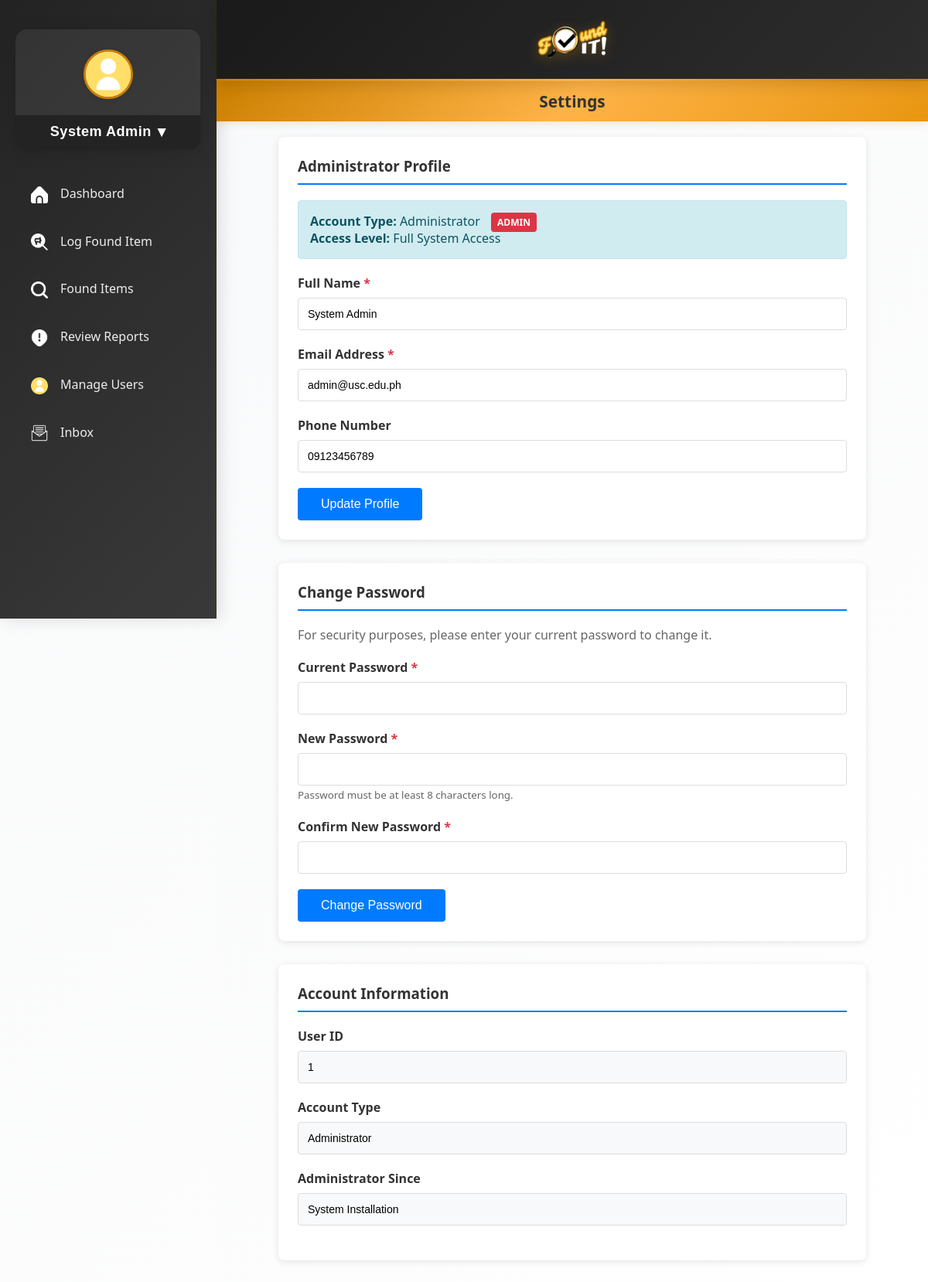
The app's page /admin/settings.php (signed in) with its own data.
### tables this page shows
CREATE TABLE `Person` (
  `PersonID` int(11) NOT NULL,
  `name` varchar(100) NOT NULL,
  `email` varchar(100) NOT NULL,
  `phone_number` varchar(20) DEFAULT NULL,
  `password` varchar(255) NOT NULL,
  `person_type` enum('User','Administrator') NOT NULL
);

### auth_check.php (called while the page is built, shortened)
<?php
function getUserId() {
    return $_SESSION['userId'] ?? null;
}
?>

### admin/settings.php (the view, shortened to what this page needs)
<?php
require_once '../auth_check.php';
require_once '../dbh.inc.php';
$currentUserId = getUserId();
$sql_user = "SELECT p.*, u.role FROM Person p LEFT JOIN User u ON p.PersonID = u.UserID WHERE p.PersonID = ?";
$stmt_user = mysqli_prepare($connection, $sql_user);
mysqli_stmt_bind_param($stmt_user, "i", $currentUserId);
mysqli_stmt_execute($stmt_user);
$result_user = mysqli_stmt_get_result($stmt_user);
$user_data = mysqli_fetch_assoc($result_user);
?>
<!DOCTYPE html>
<html lang="en">
<head>
    <link rel="stylesheet" href="../style.css">
</head>
<body>
    <div class="settings-container">
        <div class="settings-section">
            <h3>Administrator Profile</h3>
            <div class="info-box">
                <strong>Account Type:</strong> Administrator <span class="admin-badge">ADMIN</span>
                <br><strong>Access Level:</strong> Full System Access
            </div>
            <form method="post">
                <div class="form-group">
                    <label for="name">Full Name <span class="required">*</span></label>
                    <input type="text" id="name" name="name" required maxlength="100"
                           value="<?php echo htmlspecialchars($user_data['name'] ?? ''); ?>">
                </div>
                <div class="form-group">
                    <label for="email">Email Address <span class="required">*</span></label>
                    <input type="email" id="email" name="email" required maxlength="100"
                           value="<?php echo htmlspecialchars($user_data['email'] ?? ''); ?>">
                </div>
                <div class="form-group">
                    <label for="phone">Phone Number</label>
                    <input type="tel" id="phone" name="phone" maxlength="20"
                           value="<?php echo htmlspecialchars($user_data['phone_number'] ?? ''); ?>"
                           placeholder="e.g., 09123456789">
                </div>
                <button type="submit" class="submit-btn">Update Profile</button>
            </form>
        </div>
        <div class="settings-section">
            <h3>Change Password</h3>
            <p style="color: #666; margin-bottom: 20px;">
                For security purposes, please enter your current password to change it.
            </p>
            <form method="post">
                <div class="form-group">
                    <label for="current_password">Current Password <span class="required">*</span></label>
                    <input type="password" id="current_password" name="current_password" required>
                </div>
                <div class="form-group">
                    <label for="new_password">New Password <span class="required">*</span></label>
                    <input type="password" id="new_password" name="new_password" required minlength="8">
                    <small style="color: #666;">Password must be at least 8 characters long.</small>
                </div>
                <div class="form-group">
                    <label for="confirm_password">Confirm New Password <span class="required">*</span></label>
                    <input type="password" id="confirm_password" name="confirm_password" required minlength="8">
                </div>
                <button type="submit" class="submit-btn">Change Password</button>
            </form>
        </div>
        <div class="settings-section">
            <h3>Account Information</h3>
            <div class="form-group">
                <label>User ID</label>
                <input type="text" class="readonly-field" readonly value="<?php echo htmlspecialchars($user_data['PersonID'] ?? ''); ?>">
            </div>
            <div class="form-group">
                <label>Account Type</label>
                <input type="text" class="readonly-field" readonly value="<?php echo htmlspecialchars($user_data['person_type'] ?? ''); ?>">
            </div>
            <div class="form-group">
                <label>Administrator Since</label>
                <input type="text" class="readonly-field" readonly value="System Installation">
            </div>
        </div>
    </div>
    <?php
        include_once "../includes/admin_layout.php";
    ?>
</body>
</html>

### style.css (style rules this page uses)
* { margin: 0; padding: 0; box-sizing: border-box; }
body { font-family: 'Segoe UI', Tahoma, Geneva, Verdana, sans-serif; min-height: 100vh; display: flex; margin: 0; background: linear-gradient(135deg, #f8f9fa 0%, #ffffff 100%); }
.form-group { margin-bottom: 20px; text-align: left; }

### admin/settings.php (style rules this page uses)
.settings-container { max-width: 800px; margin: 0 auto; padding: 20px; }
.settings-section { background: white; margin-bottom: 30px; padding: 25px; border-radius: 8px; box-shadow: 0 2px 10px rgba(0,0,0,0.1); }
.settings-section h3 { margin-top: 0; margin-bottom: 20px; color: #333; border-bottom: 2px solid #007bff; padding-bottom: 10px; }
.form-group { margin-bottom: 20px; }
.form-group label { display: block; margin-bottom: 8px; font-weight: bold; color: #333; }
.form-group input { width: 100%; padding: 12px; border: 1px solid #ddd; border-radius: 4px; font-size: 14px; }
.submit-btn { background: #007bff; color: white; padding: 12px 30px; border: none; border-radius: 4px; cursor: pointer; font-size: 16px; }
.readonly-field { background: #f8f9fa; cursor: not-allowed; }
.required { color: #dc3545; }
.info-box { background: #d1ecf1; color: #0c5460; padding: 15px; border-radius: 4px; margin-bottom: 20px; border: 1px solid #bee5eb; }
.admin-badge { background: #dc3545; color: white; padding: 4px 8px; border-radius: 4px; font-size: 12px; font-weight: bold; margin-left: 10px; }

### records on screen
person: name "System Admin", email "admin@usc.edu.ph", phone "09123456789", PersonID "1", person_type "Administrator"

### other values on screen
$user_name "System Admin"
$content_header "Settings"
